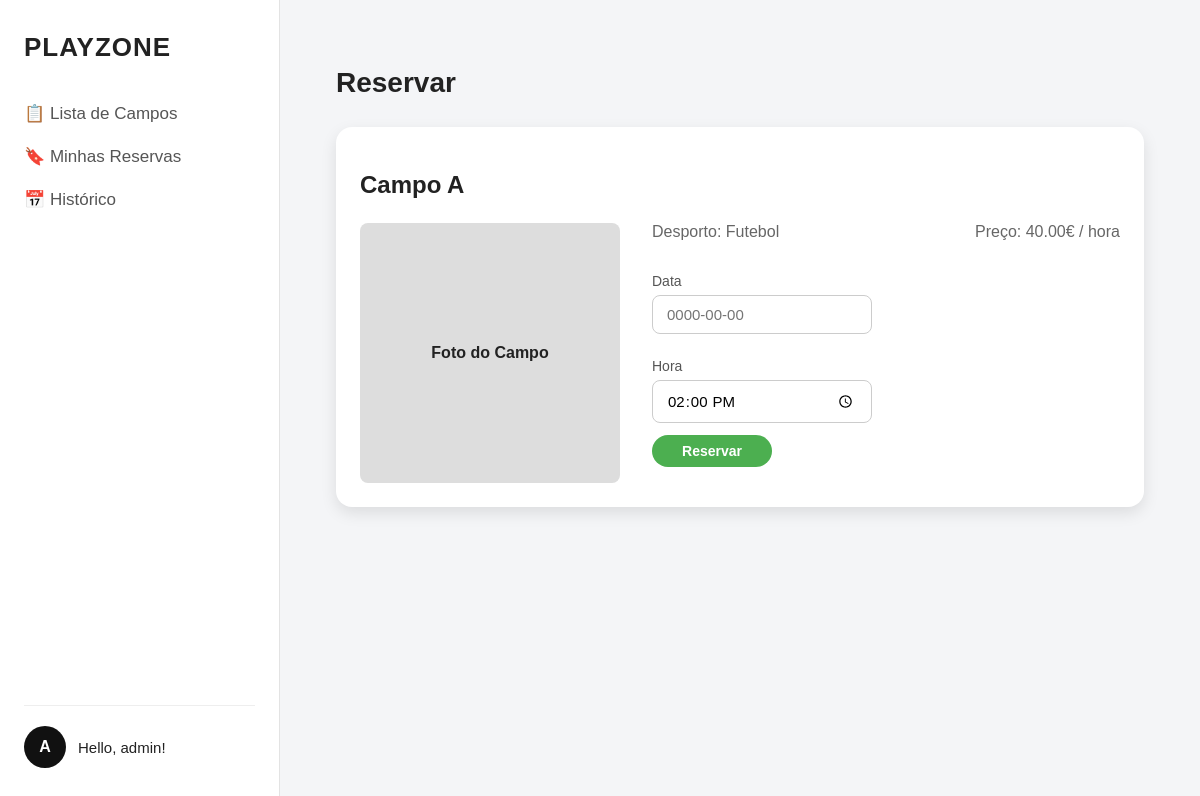
The page /campos/reservar/1/ (signed in) on the database its author committed.
### campos/models.py (models this page shows, shortened)
class Campo(models.Model):
    nome = models.CharField(max_length=100)
    desporto = models.CharField(max_length=50)
    preco = models.DecimalField(max_digits=6, decimal_places=2)

### campos/views.py (the view)
# urls.py: path("reservar/<int:pk>/", CampoReservaView.as_view(), name="reservar"),
class CampoReservaView (LoginRequiredMixin, DetailView):
    model= Campo
    template_name= "campos/reservar.html"

### campos/templates/campos/reservar.html (shortened to what this page needs)
{% extends "base.html" %}
{% load static %}
{% block content %}
<div class="content">
    <h1>Reservar</h1>
    <div class="reserva-card">
        <h2>{{ object.nome }}</h2>
        <div class="reserva-body">
            <div class="campo-imagem">
                <span>Foto do Campo</span>
            </div>
            <div class="reserva-info">
                <div class="info-top">
                    <span>Desporto: {{ object.desporto }}</span>
                    <span>Preço: {{ object.preco }}€ / hora</span>
                </div>
                <label>Data</label>
                <input type="text" id="data" class="input" placeholder="0000-00-00">
                <label>Hora</label>
                <input type="time" id="hora" class="input" value="14:00">
                <button class="btn btn-green">Reservar</button>
            </div>
        </div>
    </div>
</div>
{% endblock %}

### templates/partials/sidebar_user.html
    <aside class="sidebar">
        <div>
            <h2>PLAYZONE</h2>
            <nav>
                <ul>
                    <li>
                        <a href="{% url 'campos:list' %}">📋 Lista de Campos</a>
                    </li>
                    <li>
                        <a href="{% url 'reservas:minhas' %}">🔖 Minhas Reservas</a>
                    </li>
                    <li>📅 Histórico</li>
                </ul>
            </nav>
        </div>
        {% if request.user.is_authenticated %}
            <a href="{% url 'userauth:profile' %}" class="user-area user-link">
                <div class="user-circle">
                    {{ request.user.username|first|upper }}
                </div>
                <span>Hello, {{ request.user.username }}!</span>
            </a>
        {% else %}
            <a href="{% url 'userauth:login' %}" class="user-area user-link">
                <div class="user-circle">U</div>
                <span>Hello, User!</span>
            </a>
        {% endif %}
    </aside>

### static/css/main.css (style rules this page uses)
* { box-sizing: border-box; font-family: Arial, sans-serif; }
body { margin: 0; background: #f4f5f7; color: #222; }
.sidebar { width: 280px; background: #ffffff; border-right: 1px solid #e3e3e3; padding: 32px 24px; display: flex; flex-direction: column; justify-content: space-between; }
.sidebar h2 { margin: 0 0 40px 0; font-size: 26px; font-weight: 700; letter-spacing: 1px; }
.sidebar nav ul { list-style: none; padding: 0; margin: 0; }
.sidebar nav li { display: flex; align-items: center; gap: 10px; margin-bottom: 22px; font-size: 17px; color: #555; cursor: pointer; }
.sidebar nav li a { text-decoration: none; color: inherit; display: flex; align-items: center; gap: 10px; width: 100%; }
.user-area { display: flex; align-items: center; gap: 12px; padding-top: 20px; border-top: 1px solid #eee; }
.user-circle { width: 42px; height: 42px; border-radius: 50%; background: #111; color: #fff; display: flex; align-items: center; justify-content: center; font-size: 16px; font-weight: 600; }
.user-area span, .user-area a { font-size: 15px; font-weight: 500; color: #222; text-decoration: none; }
.user-link { text-decoration: none; color: inherit; display: flex; align-items: center; gap: 12px; }
.content { flex: 1; padding: 48px 56px; }
.content h1 { margin-bottom: 28px; font-size: 28px; }
.btn { display: inline-flex; align-items: center; justify-content: center; padding: 8px 20px; font-size: 14px; font-weight: 600; border-radius: 999px; cursor: pointer; text-decoration: none; justify-self: end; }
.btn-green { background: #4CAF50; color: #ffffff; width: 120px; }
.btn { display: inline-flex; align-items: center; justify-content: center; padding: 8px 20px; font-size: 14px; font-weight: 600; border-radius: 999px; border: none; cursor: pointer; text-decoration: none; }
.reserva-card { background: #fff; border-radius: 16px; padding: 32px; box-shadow: 0 6px 16px rgba(0,0,0,0.1); max-width: 900px; }
.reserva-card h2 { margin-bottom: 24px; }
.reserva-body { display: flex; gap: 40px; }
.campo-imagem { width: 260px; height: 260px; background: #ddd; border-radius: 8px; display: flex; align-items: center; justify-content: center; font-weight: 600; }
.reserva-info { flex: 1; display: flex; flex-direction: column; }
.info-top { display: flex; justify-content: space-between; margin-bottom: 20px; color: #666; }
.reserva-info label { margin-top: 12px; margin-bottom: 6px; font-size: 14px; color: #555; }
.reserva-info .input { padding: 10px 14px; border-radius: 8px; border: 1px solid #ccc; font-size: 15px; margin-bottom: 12px; width: 220px; }
.reserva-card { background: #fff; border-radius: 16px; padding: 24px; margin-bottom: 24px; box-shadow: 0 6px 16px rgba(0,0,0,0.1); }
.reserva-body { display: flex; gap: 32px; }

### rows shown on the page
Campo: nome "Campo A", desporto "Futebol", preco "40.00"

### other values the page prints
{{ request.user.username|first|upper }} "A"
{{ request.user.username }} "admin"
